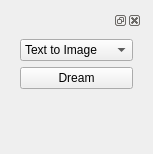
<?xml version="1.0" encoding="UTF-8"?>
<ui version="4.0">
 <class>Runner</class>
 <widget class="QWidget" name="Runner">
  <property name="geometry">
   <rect>
    <x>0</x>
    <y>0</y>
    <width>150</width>
    <height>154</height>
   </rect>
  </property>
  <property name="windowTitle">
   <string>Form</string>
  </property>
  <layout class="QHBoxLayout" name="horizontalLayout">
   <item>
    <widget class="QDockWidget" name="dockWidget">
     <widget class="QWidget" name="dockWidgetContents">
      <layout class="QVBoxLayout" name="verticalLayout">
       <item>
        <widget class="QComboBox" name="comboBox">
         <item>
          <property name="text">
           <string>Text to Image</string>
          </property>
         </item>
         <item>
          <property name="text">
           <string>Text to Video</string>
          </property>
         </item>
         <item>
          <property name="text">
           <string>Image to Image</string>
          </property>
         </item>
         <item>
          <property name="text">
           <string>Video to Video</string>
          </property>
         </item>
        </widget>
       </item>
       <item>
        <widget class="QPushButton" name="runButton">
         <property name="text">
          <string>Dream</string>
         </property>
        </widget>
       </item>
       <item>
        <spacer name="verticalSpacer">
         <property name="orientation">
          <enum>Qt::Vertical</enum>
         </property>
         <property name="sizeHint" stdset="0">
          <size>
           <width>20</width>
           <height>40</height>
          </size>
         </property>
        </spacer>
       </item>
      </layout>
     </widget>
    </widget>
   </item>
  </layout>
 </widget>
 <resources/>
 <connections/>
</ui>
